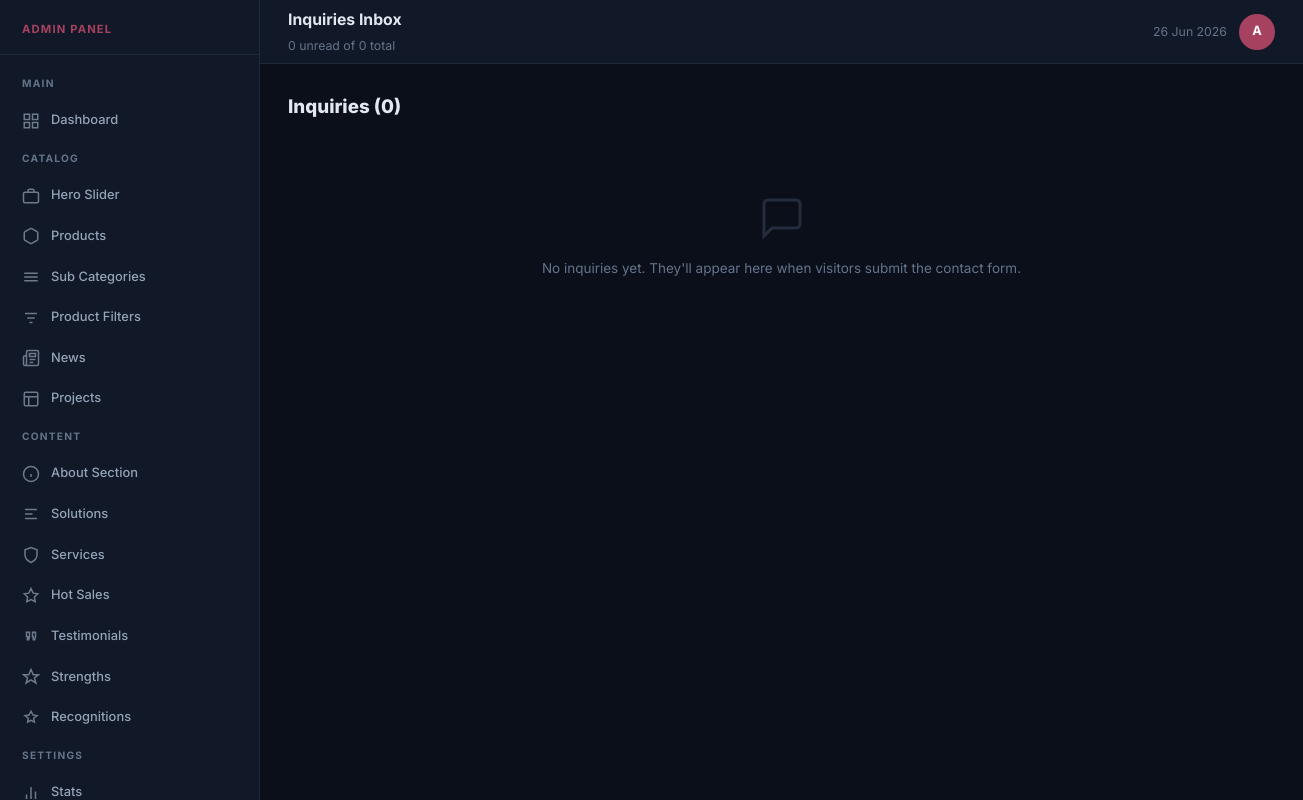
Page /admin/inquiries.php (signed in) on the earlier database version.
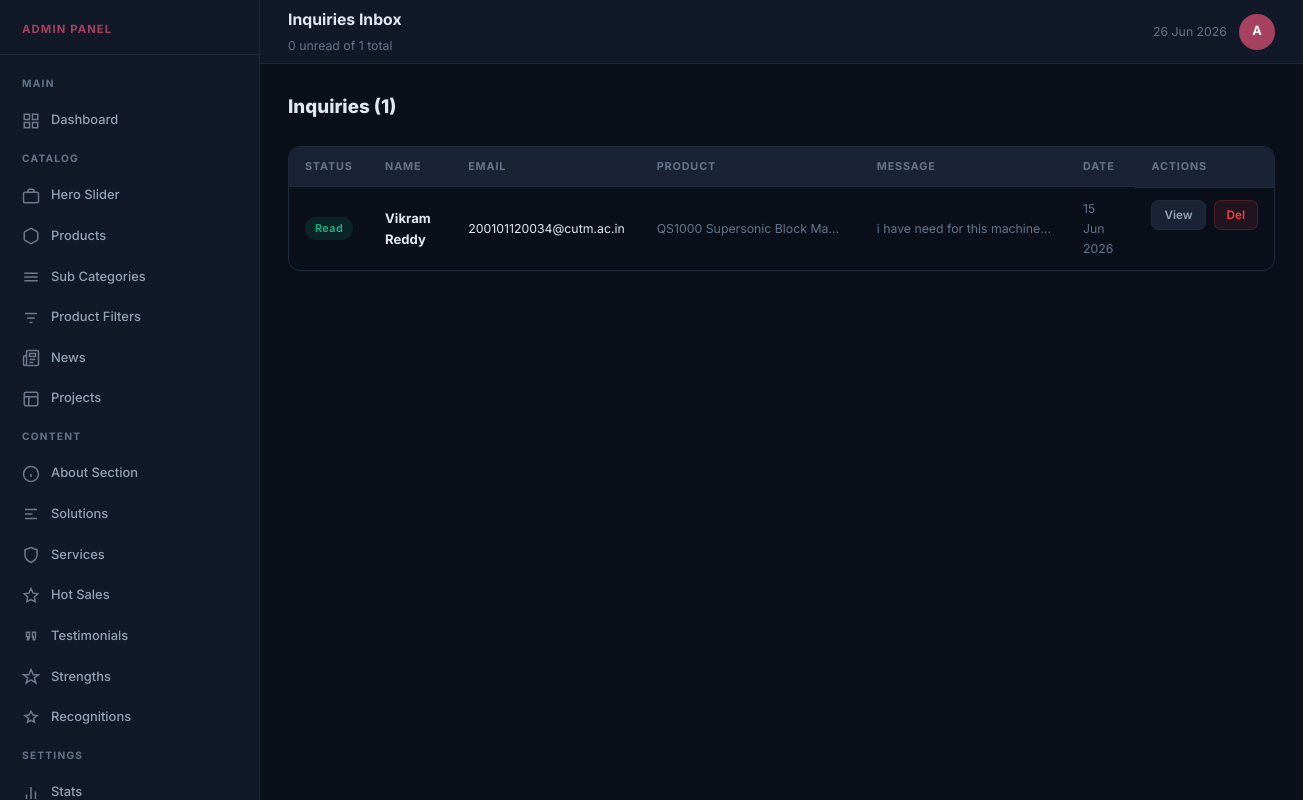
Same page on the later database version.
### tables this page shows
CREATE TABLE `inquiries` (
  `id` int(11) NOT NULL,
  `name` varchar(200) DEFAULT NULL,
  `email` varchar(200) DEFAULT NULL,
  `phone` varchar(100) DEFAULT NULL,
  `product_interest` varchar(200) DEFAULT NULL,
  `message` text DEFAULT NULL,
  `is_read` tinyint(1) DEFAULT 0,
  `created_at` timestamp NOT NULL DEFAULT current_timestamp()
);

### admin/inquiries.php (the view, shortened to what this page needs)
<?php
require_once __DIR__ . '/layout.php';
$pdo = db();
$inquiries = $pdo->query("SELECT * FROM inquiries ORDER BY created_at DESC")->fetchAll();
$unread = count(array_filter($inquiries, fn($i) => !$i['is_read']));
admin_head('Inquiries');
?>
<div class="admin-layout">
<?php admin_sidebar('inquiries'); ?>
<div class="main-content">
<?php admin_topbar('Inquiries Inbox', "$unread unread of " . count($inquiries) . " total"); ?>
<div class="page-body">
<div class="page-header">
  <div><h1>Inquiries (<?= count($inquiries) ?>)</h1><?php if ($unread): ?><p><?= $unread ?> unread</p><?php endif; ?></div>
</div>
<?php if ($inquiries): ?>
<div class="table-wrap">
  <table>
    <thead><tr><th>Status</th><th>Name</th><th>Email</th><th>Product</th><th>Message</th><th>Date</th><th>Actions</th></tr></thead>
    <tbody>
    <?php foreach ($inquiries as $inq): ?>
      <tr style="<?= !$inq['is_read'] ? 'background:rgba(166,66,95,0.04)' : '' ?>">
        <td>
          <?php if (!$inq['is_read']): ?>
            <span class="td-badge badge-inactive">New</span>
          <?php else: ?>
            <span class="td-badge badge-active">Read</span>
          <?php endif; ?>
        </td>
        <td><strong><?= htmlspecialchars($inq['name']) ?></strong></td>
        <td class="text-sm"><?= htmlspecialchars($inq['email']) ?></td>
        <td class="text-sm text-muted truncate"><?= htmlspecialchars($inq['product_interest'] ?: 'â€”') ?></td>
        <td class="text-sm text-muted truncate"><?= htmlspecialchars(substr($inq['message'], 0, 60)) ?>...</td>
        <td class="text-sm text-muted"><?= date('d M Y', strtotime($inq['created_at'])) ?></td>
        <td class="flex gap-2">
          <a href="?view=<?= $inq['id'] ?>" class="btn btn-sm btn-secondary">View</a>
          <a href="?del=<?= $inq['id'] ?>" class="btn btn-sm btn-danger" onclick="return confirm('Delete?')">Del</a>
        </td>
      </tr>
    <?php endforeach; ?>
    </tbody>
  </table>
</div>
<?php else: ?>
  <div class="empty-state">
    <svg width="48" height="48" viewBox="0 0 24 24" fill="none" stroke="currentColor" stroke-width="1.5"><path d="M21 15a2 2 0 0 1-2 2H7l-4 4V5a2 2 0 0 1 2-2h14a2 2 0 0 1 2 2z"/></svg>
    <p>No inquiries yet. They'll appear here when visitors submit the contact form.</p>
  </div>
<?php endif; ?>
</div>
</div>
</div>
</body>
</html>

### admin/layout.php (shortened to what this page needs)
<?php
function admin_sidebar(string $current = ''): void {
    ?>
    <aside class="sidebar">
        <div class="sidebar-logo">
            <span class="sidebar-logo-text">Admin Panel</span>
        </div>
        <nav class="sidebar-nav">
            <div class="sidebar-section">Main</div>
            <a href="dashboard.php" class="sidebar-link <?= $current==='dashboard'?'active':'' ?>">
                <svg width="18" height="18" viewBox="0 0 24 24" fill="none" stroke="currentColor" stroke-width="2"><rect x="3" y="3" width="7" height="7"/><rect x="14" y="3" width="7" height="7"/><rect x="14" y="14" width="7" height="7"/><rect x="3" y="14" width="7" height="7"/></svg>
                Dashboard
            </a>
            <div class="sidebar-section">Catalog</div>
            <a href="hero.php" class="sidebar-link <?= $current==='hero'?'active':'' ?>">
                <svg width="18" height="18" viewBox="0 0 24 24" fill="none" stroke="currentColor" stroke-width="2"><rect x="2" y="7" width="20" height="14" rx="2"/><path d="M16 7V5a2 2 0 0 0-2-2h-4a2 2 0 0 0-2 2v2"/></svg>
                Hero Slider
            </a>
            <a href="products.php" class="sidebar-link <?= $current==='products'?'active':'' ?>">
                <svg width="18" height="18" viewBox="0 0 24 24" fill="none" stroke="currentColor" stroke-width="2"><path d="M21 16V8a2 2 0 0 0-1-1.73l-7-4a2 2 0 0 0-2 0l-7 4A2 2 0 0 0 3 8v8a2 2 0 0 0 1 1.73l7 4a2 2 0 0 0 2 0l7-4A2 2 0 0 0 21 16z"/></svg>
                Products
            </a>
            <a href="products.php?tab=subcategories" class="sidebar-link <?= $current==='product_subitems' || $current==='subcategories'?'active':'' ?>">
                <svg width="18" height="18" viewBox="0 0 24 24" fill="none" stroke="currentColor" stroke-width="2"><path d="M3 7h18M3 12h18M3 17h18"/></svg>
                Sub Categories
            </a>
            <a href="product_filters.php" class="sidebar-link <?= $current==='product_filters'?'active':'' ?>">
                <svg width="18" height="18" viewBox="0 0 24 24" fill="none" stroke="currentColor" stroke-width="2"><path d="M4 6h16M7 12h10M10 18h4"/></svg>
                Product Filters
            </a>
            <a href="news.php" class="sidebar-link <?= $current==='news'?'active':'' ?>">
                <svg width="18" height="18" viewBox="0 0 24 24" fill="none" stroke="currentColor" stroke-width="2"><path d="M4 22h16a2 2 0 0 0 2-2V4a2 2 0 0 0-2-2H8a2 2 0 0 0-2 2v16a2 2 0 0 1-2 2Zm0 0a2 2 0 0 1-2-2v-9c0-1.1.9-2 2-2h2"/><path d="M18 14h-8"/><path d="M15 18h-5"/><path d="M10 6h8v4h-8V6Z"/></svg>
                News
            </a>
            <a href="projects.php" class="sidebar-link <?= $current==='projects'?'active':'' ?>">
                <svg width="18" height="18" viewBox="0 0 24 24" fill="none" stroke="currentColor" stroke-width="2"><rect x="3" y="3" width="18" height="18" rx="2"/><path d="M3 9h18M9 21V9"/></svg>
                Projects
            </a>
            <div class="sidebar-section">Content</div>
            <a href="about.php" class="sidebar-link <?= $current==='about'?'active':'' ?>">
                <svg width="18" height="18" viewBox="0 0 24 24" fill="none" stroke="currentColor" stroke-width="2"><circle cx="12" cy="12" r="10"/><path d="M12 16v-4"/><path d="M12 8h.01"/></svg>
                About Section
            </a>
            <a href="solutions.php" class="sidebar-link <?= $current==='solutions'?'active':'' ?>">
                <svg width="18" height="18" viewBox="0 0 24 24" fill="none" stroke="currentColor" stroke-width="2"><path d="M4 6h16M4 12h10M4 18h16"/></svg>
                Solutions
            </a>
            <a href="services.php" class="sidebar-link <?= $current==='services'?'active':'' ?>">
                <svg width="18" height="18" viewBox="0 0 24 24" fill="none" stroke="currentColor" stroke-width="2"><path d="M12 22s8-4 8-10V5l-8-3-8 3v7c0 6 8 10 8 10z"/></svg>
                Services
            </a>
            <a href="hot_sales.php" class="sidebar-link <?= $current==='hot_sales'?'active':'' ?>">
                <svg width="18" height="18" viewBox="0 0 24 24" fill="none" stroke="currentColor" stroke-width="2"><path d="M12 2l2.9 6.2L21 9l-4.5 4.3 1.1 6.2L12 16.8 6.4 19.5 7.5 13.3 3 9l6.1-.8L12 2z"/></svg>
                Hot Sales
            </a>
            <a href="testimonials.php" class="sidebar-link <?= $current==='testimonials'?'active':'' ?>">
                <svg width="18" height="18" viewBox="0 0 24 24" fill="none" stroke="currentColor" stroke-width="2"><path d="M7 17h2l1-4V7H6v6h2z"/><path d="M15 17h2l1-4V7h-4v6h1z"/></svg>
                Testimonials
            </a>
            <a href="strengths.php" class="sidebar-link <?= $current==='strengths'?'active':'' ?>">
                <svg width="18" height="18" viewBox="0 0 24 24" fill="none" stroke="currentColor" stroke-width="2"><path d="M12 2l3 7h7l-5.5 4.1L18.5 20 12 15.8 5.5 20l2-6.9L2 9h7z"/></svg>
                Strengths
            </a>
            <a href="recognitions.php" class="sidebar-link <?= $current==='recognitions'?'active':'' ?>">
                <svg width="18" height="18" viewBox="0 0 24 24" fill="none" stroke="currentColor" stroke-width="2"><path d="M12 15l-4.5 2.4 1-5.1L4 8.9l5.3-.8L12 3l2.7 5.1 5.3.8-4.5 3.4 1 5.1z"/></svg>
                Recognitions
            </a>
            <div class="sidebar-section">Settings</div>
            <a href="stats.php" class="sidebar-link <?= $current==='stats'?'active':'' ?>">
                <svg width="18" height="18" viewBox="0 0 24 24" fill="none" stroke="currentColor" stroke-width="2"><line x1="18" y1="20" x2="18" y2="10"/><line x1="12" y1="20" x2="12" y2="4"/><line x1="6" y1="20" x2="6" y2="14"/></svg>
                Stats
            </a>
        </nav>
    </aside>
    <?php
}
function admin_head(string $title): void {
    ?><!DOCTYPE html>
<html lang="en">
<head>
<link rel="stylesheet" href="assets/admin.css">
</head>
<body>
<?php
}
function admin_topbar(string $title, string $subtitle = ''): void {
    ?>
    <div class="topbar">
        <div>
            <div class="topbar-title"><?= htmlspecialchars($title) ?></div>
            <?php if ($subtitle): ?><div class="text-sm text-muted mt-1"><?= htmlspecialchars($subtitle) ?></div><?php endif; ?>
        </div>
        <div class="topbar-right">
            <span class="text-sm text-muted"><?= date('d M Y') ?></span>
            <div class="topbar-avatar">A</div>
        </div>
    </div>
    <?php
}

### admin/assets/admin.css (style rules this page uses)
*, *::before, *::after { box-sizing: border-box; margin: 0; padding: 0; }
:root { --bg: #0a0f1a; --surface: #111827; --surface2: #1a2235; --border: #1e293b; --accent: #a6425f; --accent-dim: rgba(166,66,95,0.12); --text: #e2e8f0; --text-muted: #64748b; --text-dim: #94a3b8; --success: #10b981; --danger: #ef4444; --warning: #c7768c; --sidebar-w: 260px; --radius: 12px; }
html { font-size: 15px; }
body { font-family: 'Inter', system-ui, sans-serif; background: var(--bg); color: var(--text); min-height: 100vh; line-height: 1.6; }
a { color: inherit; text-decoration: none; }
.admin-layout { display: flex; min-height: 100vh; }
.sidebar { width: var(--sidebar-w); background: var(--surface); border-right: 1px solid var(--border); display: flex; flex-direction: column; position: fixed; top: 0; bottom: 0; left: 0; z-index: 100; overflow-y: auto; }
.sidebar-logo { padding: 20px 22px 16px; border-bottom: 1px solid var(--border); display: flex; align-items: center; gap: 10px; }
.sidebar-logo-text { font-size: 0.75rem; font-weight: 700; color: var(--accent); letter-spacing: 0.1em; text-transform: uppercase; }
.sidebar-nav { flex: 1; padding: 12px 10px; }
.sidebar-section { margin-bottom: 6px; padding: 8px 12px 4px; font-size: 0.68rem; font-weight: 700; text-transform: uppercase; letter-spacing: 0.12em; color: var(--text-muted); }
.sidebar-link { display: flex; align-items: center; gap: 11px; padding: 9px 12px; border-radius: 9px; font-size: 0.86rem; font-weight: 500; color: var(--text-dim); transition: all 0.18s ease; margin-bottom: 2px; cursor: pointer; }
.sidebar-link svg { flex-shrink: 0; opacity: 0.7; }
.main-content { margin-left: var(--sidebar-w); flex: 1; display: flex; flex-direction: column; min-height: 100vh; }
.topbar { background: var(--surface); border-bottom: 1px solid var(--border); padding: 0 28px; height: 64px; display: flex; align-items: center; justify-content: space-between; position: sticky; top: 0; z-index: 50; }
.topbar-title { font-size: 1.05rem; font-weight: 700; color: var(--text); }
.topbar-right { display: flex; align-items: center; gap: 12px; }
.topbar-avatar { width: 36px; height: 36px; border-radius: 50%; background: var(--accent); color: #fff; display: grid; place-items: center; font-weight: 700; font-size: 0.85rem; }
.page-body { padding: 28px; flex: 1; }
.table-wrap { overflow-x: auto; border-radius: var(--radius); border: 1px solid var(--border); }
table { width: 100%; border-collapse: collapse; font-size: 0.875rem; }
thead { background: var(--surface2); }
th { padding: 11px 16px; text-align: left; font-size: 0.72rem; font-weight: 700; text-transform: uppercase; letter-spacing: 0.08em; color: var(--text-muted); white-space: nowrap; }
td { padding: 12px 16px; border-top: 1px solid var(--border); vertical-align: middle; }
.td-badge { display: inline-block; padding: 3px 10px; border-radius: 99px; font-size: 0.72rem; font-weight: 600; letter-spacing: 0.04em; }
.badge-active { background: rgba(16,185,129,.12); color: var(--success); }
.btn { display: inline-flex; align-items: center; gap: 7px; padding: 9px 18px; border-radius: 9px; font-size: 0.85rem; font-weight: 600; cursor: pointer; border: none; transition: all 0.18s ease; white-space: nowrap; }
.btn-secondary { background: var(--surface2); color: var(--text-dim); border: 1px solid var(--border); }
.btn-danger { background: rgba(239,68,68,.1); color: var(--danger); border: 1px solid rgba(239,68,68,.2); }
.btn-sm { padding: 5px 12px; font-size: 0.78rem; border-radius: 7px; }
.page-header { display: flex; align-items: center; justify-content: space-between; margin-bottom: 24px; flex-wrap: wrap; gap: 12px; }
.page-header h1 { font-size: 1.25rem; font-weight: 800; }
.flex { display: flex; }
.gap-2 { gap: 8px; }
.text-muted { color: var(--text-muted); }
.text-sm { font-size: 0.82rem; }
.mt-1 { margin-top: 4px; }
.truncate { overflow: hidden; text-overflow: ellipsis; white-space: nowrap; max-width: 220px; }
.empty-state { text-align: center; padding: 48px 20px; color: var(--text-muted); }
.empty-state svg { opacity: 0.3; margin: 0 auto 16px; display: block; }
.empty-state p { font-size: 0.9rem; }

Differences in the rows shown:
added inquiries: is_read "Read", name "Vikram Reddy", email "200101120034@cutm.ac.in", product_interest "QS1000 Supersonic Block Ma…", message "i have need for this machine", created_at "15 Jun 2026"
Other differences:
$subtitle: "0 unread of 0 total" → "0 unread of 1 total"
count($inquiries): "0" → "1"
text no longer shown: "No inquiries yet. They'll appear here when visitors submit the contact form."
text now shown: "STATUS NAME EMAIL PRODUCT MESSAGE DATE ACTIONS"
